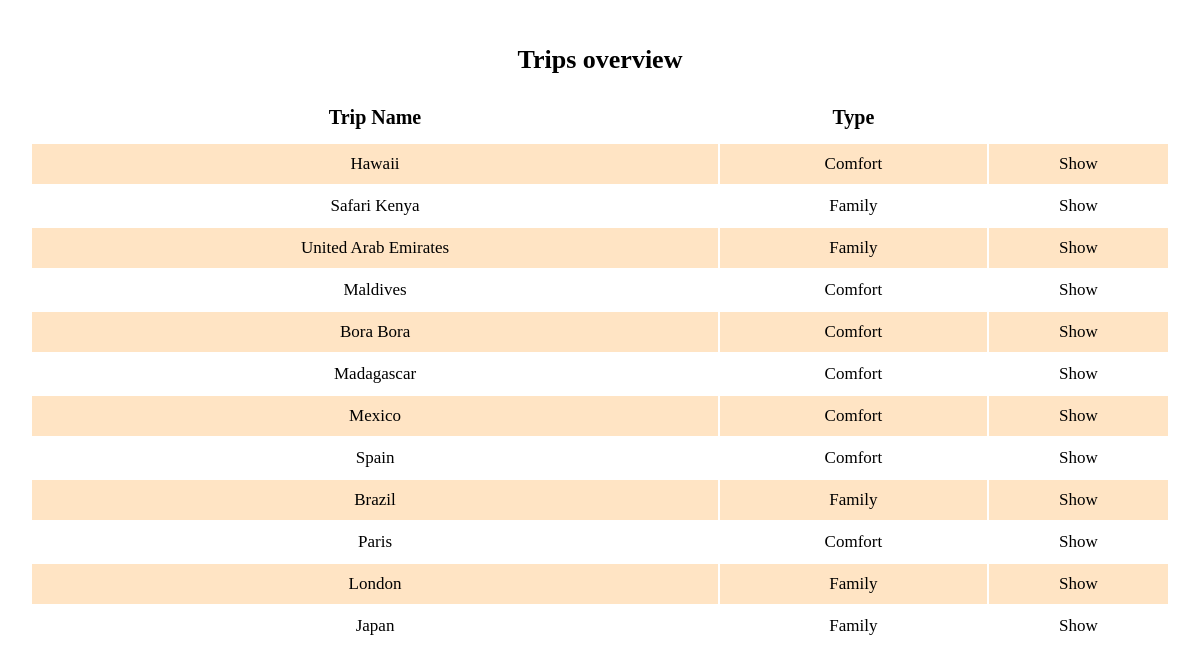
Screenshot of /ad_min/client.php (signed in) with the database file from the repository.
### tables this page shows
CREATE TABLE `tripsmodel` (
  `id` int(11) NOT NULL,
  `name` varchar(20) NOT NULL,
  `type` varchar(10) NOT NULL,
  `time` int(2) NOT NULL,
  `bprice` int(11) NOT NULL,
  `tripcode` varchar(10) NOT NULL,
  `img` blob NOT NULL,
  `recommended` int(1) DEFAULT NULL,
  `top` int(1) DEFAULT NULL
);

### ad_min/client.php (the view, shortened to what this page needs)
<?php
if (isset($_SESSION['adminid'])) {
    $content = '<!DOCTYPE html>
<html>
<head>
<title>Clients</title>
<link rel="stylesheet" media="screen" type="text/css" href="admin.css" />
</head>
<body>
<div id="trip-client-overview-box">
<h2>Trips overview</h2>
<table>
<tr>
<th>Trip Name</th>
<th>Type</th>
<th>&nbsp;</th>
</tr>';
    $conn    = false;
    if ($conn) {
        $res = $conn->query('SELECT * FROM tripsmodel ORDER BY id DESC');
        while ($row = $res->fetch()) {
            $id     = $row['id'];
            $name   = htmlentities($row['name']);
            $type   = htmlentities($row['type']);
            $content .= '<td>' . $name . '</td>';
            $content .= '<td>' . $type . '</td>';
            $content .= '<td><a href="planned-trips.php?id=' . $id . '">Show</a></td>';
            $content .= '</tr>';
        }
    } else {
        $content = '</table><p>Can not connect to the database </p>';
    }
    $content .= '</table></div>';
    $content .= '</body></html>';
    echo $content;
} else {
    echo 'Access denied';
}
?>

### ad_min/admin.css (style rules this page uses)
* { margin: 0; padding: 0; }
body { width: 100%; }
#trip-client-overview-box { margin: 20px auto 20px; width: 95%; padding-top: 20px; text-align: center; }
#trip-client-overview-box h2 { font-size: 26px; padding: 5px; margin-bottom: 5px }
#trip-client-overview-box table { margin: auto; margin-top: 10px; width: 100%; }
#trip-client-overview-box th { height: 50px; font-size: 20px }
#trip-client-overview-box td { height: 40px; font-size: 17px; }
#trip-client-overview-box table a { text-decoration: none; color: black; }

### rows the page displays
tripsmodel: name "Hawaii", type "Comfort"
tripsmodel: name "Safari Kenya", type "Family"
tripsmodel: name "United Arab Emirates", type "Family"
tripsmodel: name "Maldives", type "Comfort"
tripsmodel: name "Bora Bora", type "Comfort"
tripsmodel: name "Madagascar", type "Comfort"
tripsmodel: name "Mexico", type "Comfort"
tripsmodel: name "Spain", type "Comfort"
tripsmodel: name "Brazil", type "Family"
tripsmodel: name "Paris", type "Comfort"
tripsmodel: name "London", type "Family"
tripsmodel: name "Japan", type "Family"
